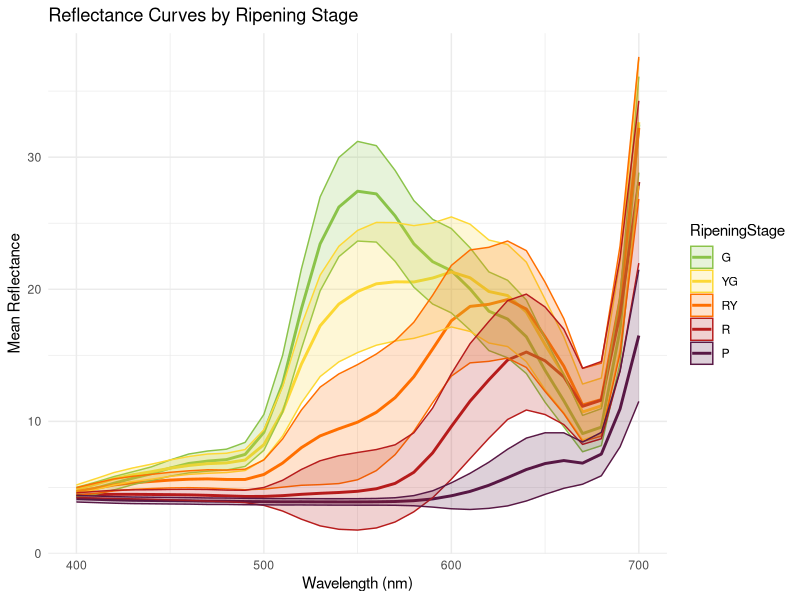
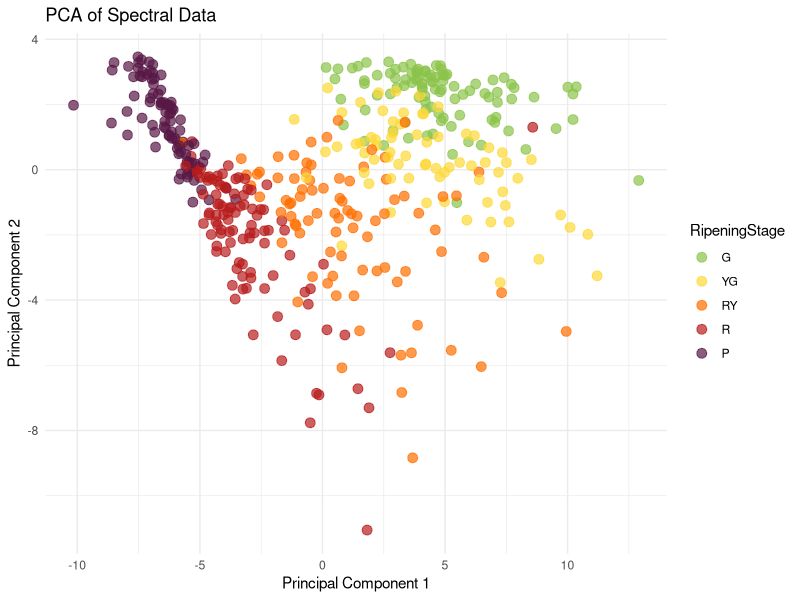
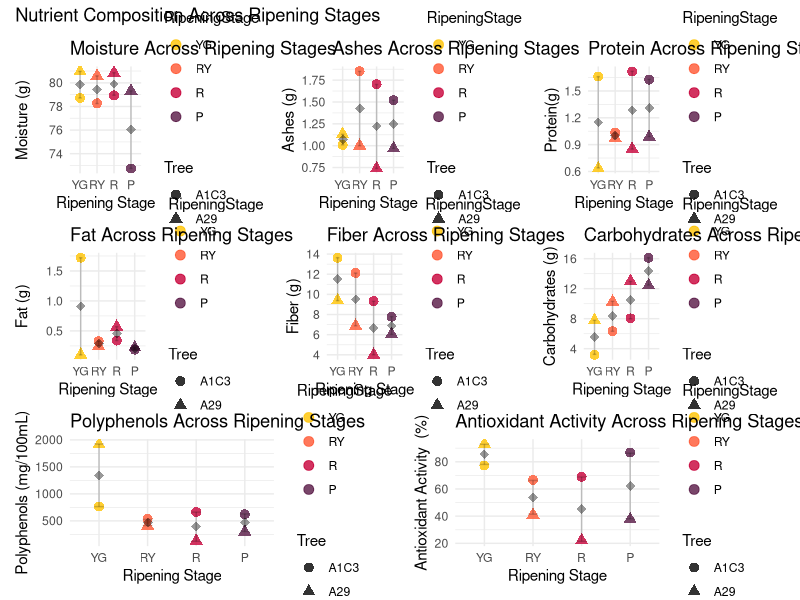
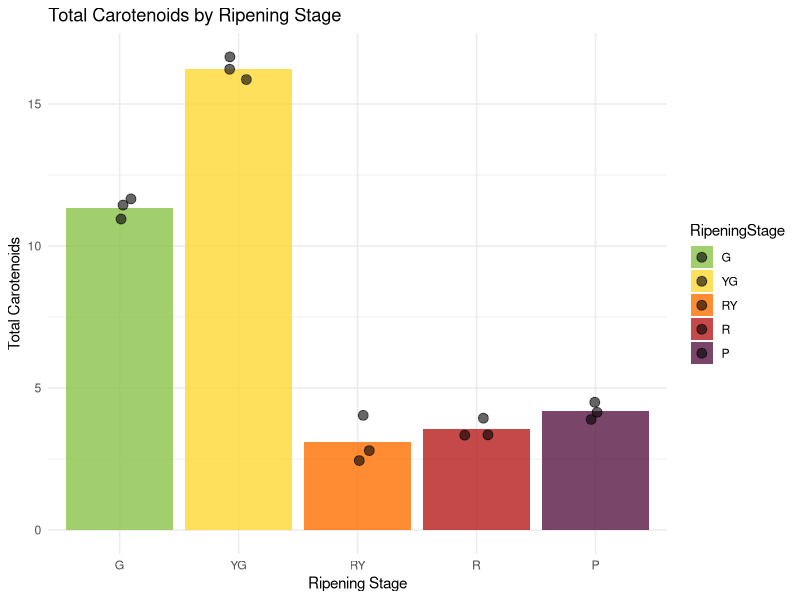
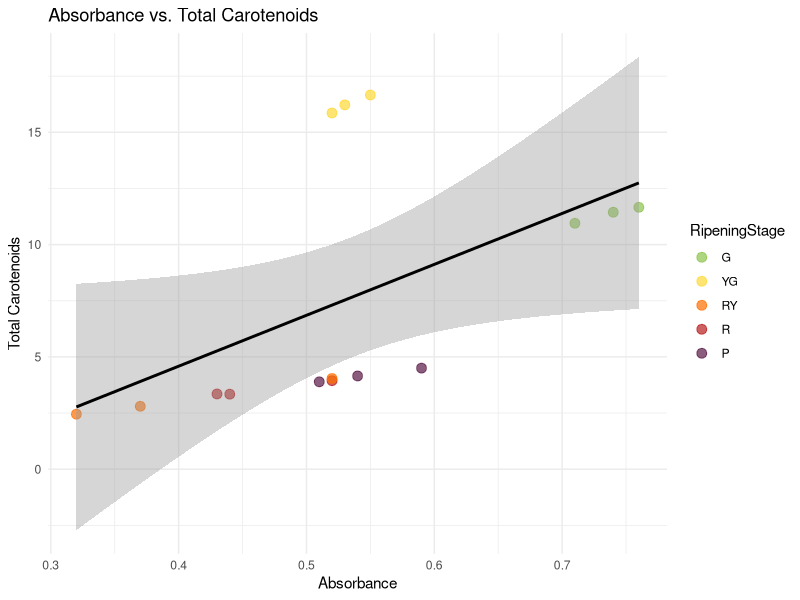
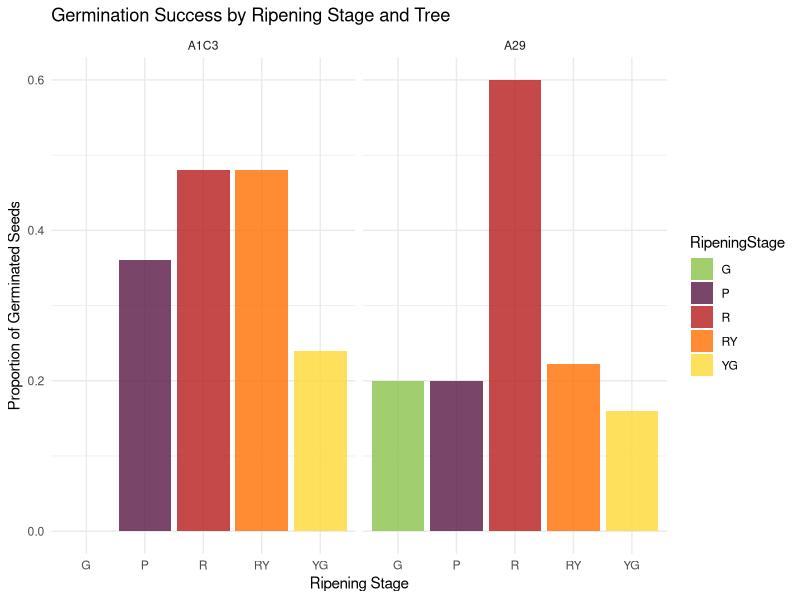
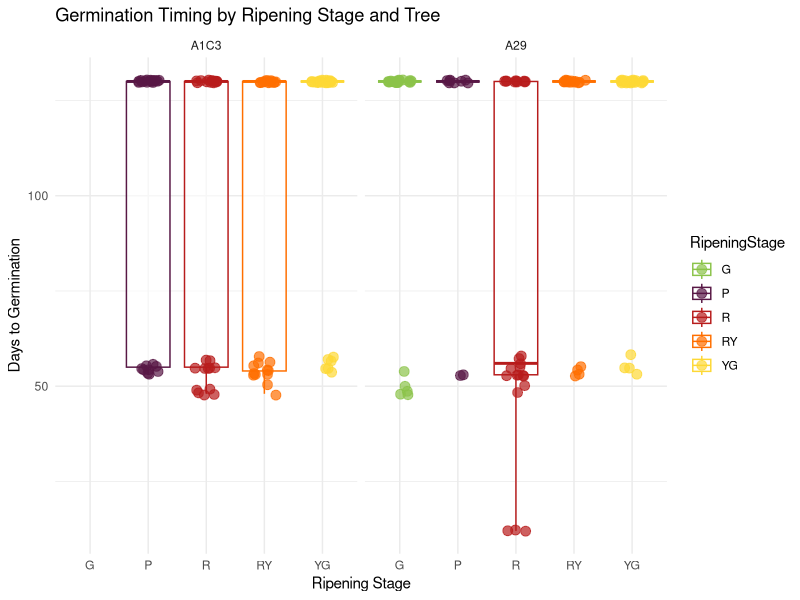
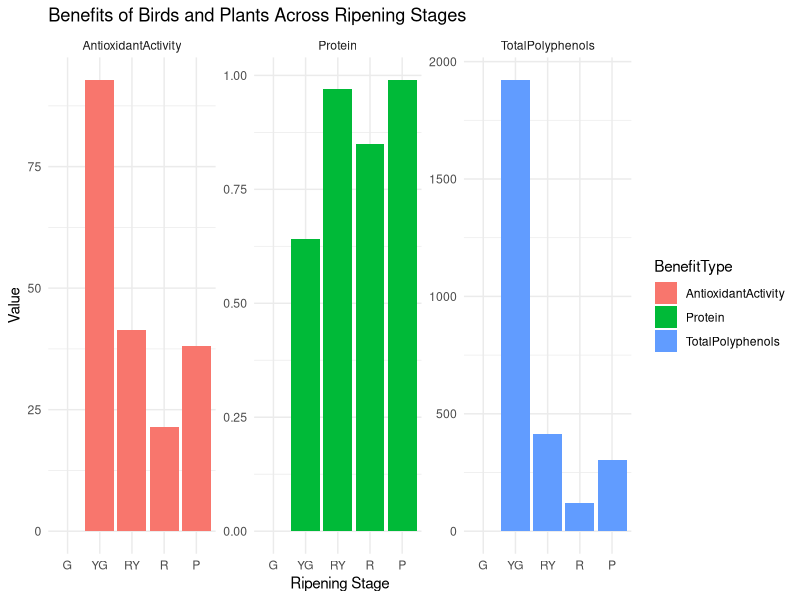

Source code (R) for these figures, in order:
############ Capulines #################
###########  22 may del 2025 ########## 
#### Author: Verónica Rincón Rubio ####
############# Capulinero ##############


setwd("//Users/veronicari/Documentos/GitHub/Capulines")


# COLORS
#8bc34a, #fdd835, #ff6f00, #b71c1c, #581845



#Step 1: Data Preparation

fruit_data <- read.csv("ColorsInTrees.csv", header = T)
str(fruit_data)
library(tidyverse)

# Check unique values in the wavelength column
unique(fruit_data %>%
         pivot_longer(
           cols = starts_with("X"),
           names_to = "wavelength",
           names_prefix = "X",
           values_to = "reflectance"
         ) %>%
         pull(wavelength))

# Proper pivot_longer transformation
spectral_data <- fruit_data %>%
  pivot_longer(
    cols = starts_with("X"),    # Select columns X400nm to X700nm
    names_to = "wavelength",    # Create a column for wavelength
    names_prefix = "X",         # Remove the "X" prefix
    values_to = "reflectance"   # Values for reflectance
  ) %>%
  mutate(wavelength = parse_number(wavelength))  # Convert to numeric safely

# Verify the structure of the transformed data
str(spectral_data)

# Check for NAs in the wavelength column
sum(is.na(spectral_data$wavelength))

# Check the transformed data
glimpse(spectral_data)

##Step 2: Summary Statistics
# Summarize mean and standard deviation of reflectance by ColorCategory and wavelength
reflectance_summary <- spectral_data %>%
  group_by(RipeningStage, wavelength) %>%
  summarize(
    mean_reflectance = mean(reflectance, na.rm = TRUE),
    sd_reflectance = sd(reflectance, na.rm = TRUE),
    .groups = "drop"
  )

# View summary
head(reflectance_summary)


###Step 3: Visualization
##3.1 Line Plot for Reflectance Curves
# Reorder ColorCategory levels
reflectance_summary$RipeningStage <- factor(reflectance_summary$RipeningStage, 
                                            levels = c("G", "YG", "RY", "R", "P"))

# Define custom colors
custom_colors <- c("G" = "#8bc34a", 
                   "YG" = "#fdd835", 
                   "RY" = "#ff6f00", 
                   "R" = "#b71c1c", 
                   "P" = "#581845")

# Line plot with ribbons
ggplot(reflectance_summary, aes(x = wavelength, y = mean_reflectance, color = RipeningStage)) +
  geom_line(size = 1) +
  geom_ribbon(aes(ymin = mean_reflectance - sd_reflectance,
                  ymax = mean_reflectance + sd_reflectance,
                  fill = RipeningStage), alpha = 0.2) +
  # Apply custom colors
  scale_color_manual(values = custom_colors) +
  scale_fill_manual(values = custom_colors) +
  # Add labels and theme
  labs(
    title = "Reflectance Curves by Ripening Stage",
    x = "Wavelength (nm)",
    y = "Mean Reflectance"
  ) +
  theme_minimal()



###Step 4: PCA for Spectral Data
# Extract spectral columns for PCA
spectral_matrix <- fruit_data %>%
  select(starts_with("X")) %>%
  as.matrix()

# Perform PCA
pca_result <- prcomp(spectral_matrix, center = TRUE, scale. = TRUE)

# Print PCA summary
summary(pca_result)

# Add PCA scores back to the dataset
pca_scores <- as_tibble(pca_result$x) %>%
  bind_cols(fruit_data %>% select(RipeningStage))

# Visualize PCA
# Reorder ColorCategory levels
pca_scores$RipeningStage  <- factor(pca_scores$RipeningStage, 
                                    levels = c("G", "YG", "RY", "R", "P"))

# Define custom colors
custom_colors <- c("G" = "#8bc34a", 
                   "YG" = "#fdd835", 
                   "RY" = "#ff6f00", 
                   "R" = "#b71c1c", 
                   "P" = "#581845")

# PCA plot
ggplot(pca_scores, aes(x = PC1, y = PC2, color = RipeningStage)) +
  geom_point(size = 3, alpha = 0.7) +
  scale_color_manual(values = custom_colors) +  # Use custom colors
  labs(
    title = "PCA of Spectral Data",
    x = "Principal Component 1",
    y = "Principal Component 2"
  ) +
  theme_minimal()

# View PCA loadings
loadings <- pca_result$rotation
print(loadings)

###Step 5: Statistical Testing
# Load mgcv package
library(mgcv)

# Fit a GAM model
gam_model1 <- gam(reflectance ~ s(wavelength, bs = "cs") + RipeningStage, data = spectral_data)
gam_model2 <- gam(reflectance ~ s(wavelength, bs = "cs") + Stage, data = spectral_data)


# Summary of the model
summary(gam_model1)
summary(gam_model2)


#################################################
################### NUTRIENTS ###################
#################################################

setwd("//Users/veronicari/Documentos/GitHub/Capulines")

# Load required libraries
library(emmeans) # For post-hoc comparisons
library(ggplot2) # For visualizations
library(patchwork)


# Ensure ColorCategory is a factor
nutrient_data <- read.csv("Nutrients.csv", header = T)
nutrient_data 

nutrient_data$RipeningStage <- as.factor(nutrient_data$RipeningStage)
nutrient_data$Site <- as.factor(nutrient_data$Site)
nutrient_data$Tree <- as.factor(nutrient_data$Tree)
nutrient_data$Carbohydrates <- as.numeric(nutrient_data$Carbohydrates)

str(nutrient_data)

#### Summary

# Run ANOVA for each variable separately
summary(aov(Moisture ~ RipeningStage + Tree, data = nutrient_data))
summary(aov(Ashes ~ RipeningStage + Tree, data = nutrient_data))
summary(aov(Protein ~ RipeningStage + Tree, data = nutrient_data))
summary(aov(Fat ~ RipeningStage + Tree, data = nutrient_data))
summary(aov(Fiber ~ RipeningStage + Tree, data = nutrient_data))
summary(aov(Carbohydrates ~ RipeningStage + Tree, data = nutrient_data))
summary(aov(TotalPolyphenols ~ RipeningStage + Tree, data = nutrient_data))
summary(aov(PolyphenolConcentration ~ RipeningStage + Tree, data = nutrient_data))
summary(aov(AntioxidantActivity ~ RipeningStage + Tree, data = nutrient_data))


TukeyHSD(aov(Moisture ~ RipeningStage + Tree, data = nutrient_data))
TukeyHSD(aov(Protein ~ RipeningStage + Tree, data = nutrient_data))
TukeyHSD(aov(Fiber ~ RipeningStage + Tree, data = nutrient_data))
TukeyHSD(aov(TotalPolyphenols ~ RipeningStage + Tree, data = nutrient_data))

# Run ANOVA for each variable without trees
summary(aov(Moisture ~ RipeningStage, data = nutrient_data))
summary(aov(Ashes ~ RipeningStage, data = nutrient_data))
summary(aov(Protein ~ RipeningStage, data = nutrient_data))
summary(aov(Fat ~ RipeningStage, data = nutrient_data))
summary(aov(Fiber ~ RipeningStage, data = nutrient_data))
summary(aov(Carbohydrates ~ RipeningStage, data = nutrient_data))
summary(aov(TotalPolyphenols ~ RipeningStage, data = nutrient_data))
summary(aov(PolyphenolConcentration ~ RipeningStage, data = nutrient_data))
summary(aov(AntioxidantActivity ~ RipeningStage, data = nutrient_data))



##Perform ANOVA for Each Nutrient
####extended

# ANOVA for Moisture
moisture_model <- aov(Moisture ~ RipeningStage  + Tree, data = nutrient_data)
summary(moisture_model)

# Simplify the model by removing the interaction term
moisture_model_simple <- lm(Moisture ~ RipeningStage  + Tree, data = nutrient_data)
summary(moisture_model_simple)
anova(moisture_model_simple)

# Boxplot for Moisture
# Reorder the levels of the Color factor
nutrient_data$RipeningStage  <- factor(nutrient_data$RipeningStage , levels = c("YG", "RY", "R", "P"))

# Define custom colors for the categories
custom_colors <- c("YG" = "#FFC300", "RY" = "#FF5733", "R" = "#C70039", "P" = "#581845")

# Calculate summary statistics (mean and standard error)
moisture_summary <- nutrient_data %>%
  group_by(RipeningStage ) %>%
  summarize(
    mean_moisture = mean(Moisture, na.rm = TRUE),
    se_moisture = sd(Moisture, na.rm = TRUE) / sqrt(n()),  # Standard error of the mean
    .groups = "drop"
  )

# Create the refined plot
plot_moisture<-ggplot(nutrient_data, aes(x = RipeningStage , y = Moisture, color = RipeningStage , shape = Tree)) +
  # Individual data points with jitter
  geom_jitter(width = 0, size = 3, alpha = 0.8) +
  
  # Mean markers
  geom_point(data = moisture_summary, aes(x = RipeningStage , y = mean_moisture), 
             shape = 18, size = 3, color = "black", alpha = 0.4, inherit.aes = FALSE) +
  
  # Error bars for standard error
  geom_errorbar(data = moisture_summary, aes(x = RipeningStage , 
                                             ymin = mean_moisture - se_moisture, 
                                             ymax = mean_moisture + se_moisture), 
                width = 0.2, color = "black", alpha = 0.2, size = 0.5, inherit.aes = FALSE) +
  
  # Custom colors
  scale_color_manual(values = custom_colors) +
  
  # Labels and theme
  labs(title = "Moisture Across Ripening Stages",
       x = "Ripening Stage",
       y = "Moisture (g)"
  ) +
  theme_minimal()


# ANOVA for Ashes
ashes_model <- aov(Ashes ~ RipeningStage  + Tree, data = nutrient_data)
summary(ashes_model)

# Simplify the model by removing the interaction term
ashes_model_simple <- lm(Ashes ~ RipeningStage  + Tree, data = nutrient_data)
summary(ashes_model_simple)
anova(ashes_model_simple)

# Boxplot

# Calculate summary statistics (mean and standard error)
Ashes_summary <- nutrient_data %>%
  group_by(RipeningStage ) %>%
  summarize(
    mean_Ashes = mean(Ashes, na.rm = TRUE),
    se_Ashes = sd(Ashes, na.rm = TRUE) / sqrt(n()),  # Standard error of the mean
    .groups = "drop"
  )

# Create the refined plot
plot_ashes<-ggplot(nutrient_data, aes(x = RipeningStage , y = Ashes, color = RipeningStage , shape = Tree)) +
  # Individual data points with jitter
  geom_jitter(width = 0, size = 3, alpha = 0.8) +
  
  # Mean markers
  geom_point(data = Ashes_summary, aes(x = RipeningStage , y = mean_Ashes), 
             shape = 18, size = 3, color = "black", alpha = 0.4, inherit.aes = FALSE) +
  
  # Error bars for standard error
  geom_errorbar(data = Ashes_summary, aes(x = RipeningStage , 
                                          ymin = mean_Ashes - se_Ashes, 
                                          ymax = mean_Ashes + se_Ashes), 
                width = 0.2, color = "black", alpha = 0.2, size = 0.5, inherit.aes = FALSE) +
  
  # Custom colors
  scale_color_manual(values = custom_colors) +
  
  # Labels and theme
  labs(
    title = "Ashes Across Ripening Stages",
    x = "Ripening Stage",
    y = "Ashes (g)"
  ) +
  theme_minimal()


# ANOVA for Protein
protein_model <- aov(Protein ~ RipeningStage  + Tree, data = nutrient_data)
summary(protein_model)

# Simplify the model by removing the interaction term
protein_model_simple <- lm(Protein ~ RipeningStage  + Tree, data = nutrient_data)
summary(protein_model_simple)
anova(protein_model_simple)


# Boxplot
# Calculate summary statistics (mean and standard error)
Protein_summary <- nutrient_data %>%
  group_by(RipeningStage ) %>%
  summarize(
    mean_Protein = mean(Protein, na.rm = TRUE),
    se_Protein = sd(Protein, na.rm = TRUE) / sqrt(n()),  # Standard error of the mean
    .groups = "drop"
  )

# Create the refined plot
plot_protein<-ggplot(nutrient_data, aes(x = RipeningStage , y = Protein, color = RipeningStage , shape = Tree)) +
  # Individual data points with jitter
  geom_jitter(width = 0, size = 3, alpha = 0.8) +
  
  # Mean markers
  geom_point(data = Protein_summary, aes(x = RipeningStage , y = mean_Protein), 
             shape = 18, size = 3, color = "black", alpha = 0.4, inherit.aes = FALSE) +
  
  # Error bars for standard error
  geom_errorbar(data = Protein_summary, aes(x = RipeningStage , 
                                            ymin = mean_Protein - se_Protein, 
                                            ymax = mean_Protein + se_Protein), 
                width = 0.2, color = "black", alpha = 0.2, size = 0.5, inherit.aes = FALSE) +
  
  # Custom colors
  scale_color_manual(values = custom_colors) +
  
  # Labels and theme
  labs(
    title = "Protein Across Ripening Stages",
    x = "Ripening Stage",
    y = "Protein(g)"
  ) +
  theme_minimal()



# ANOVA for Fat
fat_model <- aov(Fat ~ RipeningStage  + Tree, data = nutrient_data)
summary(fat_model)

# Simplify the model by removing the interaction term
fat_model_simple <- lm(Fat ~ RipeningStage  + Tree, data = nutrient_data)
summary(fat_model_simple)
anova(fat_model_simple)


# Boxplot
# Calculate summary statistics (mean and standard error)
fat_summary <- nutrient_data %>%
  group_by(RipeningStage ) %>%
  summarize(
    mean_fat = mean(Fat, na.rm = TRUE),
    se_fat = sd(Fat, na.rm = TRUE) / sqrt(n()),  # Standard error of the mean
    .groups = "drop"
  )

# Create the refined plot
plot_fat<-ggplot(nutrient_data, aes(x = RipeningStage , y = Fat, color = RipeningStage , shape = Tree)) +
  # Individual data points with jitter
  geom_jitter(width = 0, size = 3, alpha = 0.8) +
  
  # Mean markers
  geom_point(data = fat_summary, aes(x = RipeningStage , y = mean_fat), 
             shape = 18, size = 3, color = "black", alpha = 0.4, inherit.aes = FALSE) +
  
  # Error bars for standard error
  geom_errorbar(data = fat_summary, aes(x = RipeningStage , 
                                        ymin = mean_fat - se_fat, 
                                        ymax = mean_fat + se_fat), 
                width = 0.2, color = "black", alpha = 0.2, size = 0.5, inherit.aes = FALSE) +
  
  # Custom colors
  scale_color_manual(values = custom_colors) +
  
  # Labels and theme
  labs(
    title = "Fat Across Ripening Stages",
    x = "Ripening Stage",
    y = "Fat (g)"
  ) +
  theme_minimal()


# ANOVA for Fiber
fiber_model <- aov(Fiber ~ RipeningStage  + Tree, data = nutrient_data)
summary(fiber_model)

# Simplify the model by removing the interaction term
fiber_model_simple <- lm(Fiber ~ RipeningStage  + Tree, data = nutrient_data)
summary(fiber_model_simple)
anova(fiber_model_simple)


# Boxplot

# Calculate summary statistics (mean and standard error)
fiber_summary <- nutrient_data %>%
  group_by(RipeningStage ) %>%
  summarize(
    mean_fiber = mean(Fiber, na.rm = TRUE),
    se_fiber = sd(Fiber, na.rm = TRUE) / sqrt(n()),  # Standard error of the mean
    .groups = "drop"
  )

# Create the refined plot
plot_fiber<-ggplot(nutrient_data, aes(x = RipeningStage , y = Fiber, color = RipeningStage , shape = Tree)) +
  # Individual data points with jitter
  geom_jitter(width = 0, size = 3, alpha = 0.8) +
  
  # Mean markers
  geom_point(data = fiber_summary, aes(x = RipeningStage , y = mean_fiber), 
             shape = 18, size = 3, color = "black", alpha = 0.4, inherit.aes = FALSE) +
  
  # Error bars for standard error
  geom_errorbar(data = fiber_summary, aes(x = RipeningStage , 
                                          ymin = mean_fiber - se_fiber, 
                                          ymax = mean_fiber + se_fiber), 
                width = 0.2, color = "black", alpha = 0.2, size = 0.5, inherit.aes = FALSE) +
  
  # Custom colors
  scale_color_manual(values = custom_colors) +
  
  # Labels and theme
  labs(
    title = "Fiber Across Ripening Stages",
    x = "Ripening Stage",
    y = "Fiber (g)"
  ) +
  theme_minimal()


# ANOVA for Carbohydrates
carb_model <- aov(Carbohydrates ~ RipeningStage  + Tree, data = nutrient_data)
summary(carb_model)

# Simplify the model by removing the interaction term
carb_model_simple <- lm(Carbohydrates ~ RipeningStage  + Tree, data = nutrient_data)
summary(carb_model_simple)
anova(carb_model_simple)


# Boxplot 
# Calculate summary statistics (mean and standard error)
carb_summary <- nutrient_data %>%
  group_by(RipeningStage ) %>%
  summarize(
    mean_carb = mean(Carbohydrates, na.rm = TRUE),
    se_carb = sd(Carbohydrates, na.rm = TRUE) / sqrt(n()),  # Standard error of the mean
    .groups = "drop"
  )

# Create the refined plot
plot_carb<-ggplot(nutrient_data, aes(x = RipeningStage , y = Carbohydrates, color = RipeningStage , shape = Tree)) +
  # Individual data points with jitter
  geom_jitter(width = 0, size = 3, alpha = 0.8) +
  
  # Mean markers
  geom_point(data = carb_summary, aes(x = RipeningStage , y = mean_carb), 
             shape = 18, size = 3, color = "black", alpha = 0.4, inherit.aes = FALSE) +
  
  # Error bars for standard error
  geom_errorbar(data = carb_summary, aes(x = RipeningStage , 
                                         ymin = mean_carb - se_carb, 
                                         ymax = mean_carb + se_carb), 
                width = 0.2, color = "black", alpha = 0.2, size = 0.5, inherit.aes = FALSE) +
  
  # Custom colors
  scale_color_manual(values = custom_colors) +
  
  # Labels and theme
  labs(
    title = "Carbohydrates Across Ripening Stages",
    x = "Ripening Stage",
    y = "Carbohydrates (g)"
  ) +
  theme_minimal()



# ANOVA for Polyphenols
polyphenols_model <- aov(TotalPolyphenols ~ RipeningStage  + Tree, data = nutrient_data)
summary(polyphenols_model)

# Simplify the model by removing the interaction term
poly_model_simple <- lm(TotalPolyphenols ~ RipeningStage  + Tree, data = nutrient_data)
summary(poly_model_simple)
anova(poly_model_simple)


# Boxplot
# Calculate summary statistics (mean and standard error)
polyphenols_summary <- nutrient_data %>%
  group_by(RipeningStage ) %>%
  summarize(
    mean_polyphenols = mean(TotalPolyphenols, na.rm = TRUE),
    se_polyphenols = sd(TotalPolyphenols, na.rm = TRUE) / sqrt(n()),  # Standard error of the mean
    .groups = "drop"
  )

# Create the refined plot
plot_poly<-ggplot(nutrient_data, aes(x = RipeningStage , y = TotalPolyphenols, color = RipeningStage , shape = Tree)) +
  # Individual data points with jitter
  geom_jitter(width = 0, size = 3, alpha = 0.8) +
  
  # Mean markers
  geom_point(data = polyphenols_summary, aes(x = RipeningStage , y = mean_polyphenols), 
             shape = 18, size = 3, color = "black", alpha = 0.4, inherit.aes = FALSE) +
  
  # Error bars for standard error
  geom_errorbar(data = polyphenols_summary, aes(x = RipeningStage , 
                                                ymin = mean_polyphenols - se_polyphenols, 
                                                ymax = mean_polyphenols + se_polyphenols), 
                width = 0.2, color = "black", alpha = 0.2, size = 0.5, inherit.aes = FALSE) +
  
  # Custom colors
  scale_color_manual(values = custom_colors) +
  
  # Labels and theme
  labs(
    title = "Polyphenols Across Ripening Stages",
    x = "Ripening Stage",
    y = "Polyphenols (mg/100mL)"
  ) +
  theme_minimal()




# ANOVA for Antioxidant Activity
antioxidant_model <- aov(AntioxidantActivity ~ RipeningStage + Tree, data = nutrient_data)
summary(antioxidant_model)

# Simplify the model by removing the interaction term
anti_model_simple <- lm(AntioxidantActivity ~ RipeningStage  + Tree, data = nutrient_data)
summary(anti_model_simple)
anova(anti_model_simple)

# Boxplot

# Calculate summary statistics (mean and standard error)
antioxidant_summary <- nutrient_data %>%
  group_by(RipeningStage ) %>%
  summarize(
    mean_antioxidant = mean(AntioxidantActivity, na.rm = TRUE),
    se_antioxidant = sd(AntioxidantActivity, na.rm = TRUE) / sqrt(n()),  # Standard error of the mean
    .groups = "drop"
  )

# Create the refined plot
plot_antioxidant<-ggplot(nutrient_data, aes(x = RipeningStage , y = AntioxidantActivity, color = RipeningStage , shape = Tree)) +
  # Individual data points with jitter
  geom_jitter(width = 0, size = 3, alpha = 0.8) +
  
  # Mean markers
  geom_point(data = antioxidant_summary, aes(x = RipeningStage , y = mean_antioxidant), 
             shape = 18, size = 3, color = "black", alpha = 0.4, inherit.aes = FALSE) +
  
  # Error bars for standard error
  geom_errorbar(data = antioxidant_summary, aes(x = RipeningStage , 
                                                ymin = mean_antioxidant - se_antioxidant, 
                                                ymax = mean_antioxidant + se_antioxidant), 
                width = 0.2, color = "black", alpha = 0.2, size = 0.5, inherit.aes = FALSE) +
  
  # Custom colors
  scale_color_manual(values = custom_colors) +
  
  # Labels and theme
  labs(
    title = "Antioxidant Activity Across Ripening Stages",
    x = "Ripening Stage",
    y = "Antioxidant Activity  (%)"
  ) +
  theme_minimal()


(plot_moisture | plot_ashes | plot_protein) / 
  (plot_fat | plot_fiber | plot_carb) / (plot_poly | plot_antioxidant) + 
  plot_annotation(title = "Nutrient Composition Across Ripening Stages")



# Load emmeans package
library(emmeans)

# Post-hoc comparisons for Moisture
tukey_moisture <- TukeyHSD(moisture_model)
print(tukey_moisture)
TukeyHSD(moisture_model, "RipeningStage")
TukeyHSD(moisture_model, "Tree")

# Post-hoc comparisons for Protein
tukey_protein <- TukeyHSD(protein_model)
print(tukey_protein)
TukeyHSD(protein_model, "RipeningStage")
TukeyHSD(protein_model, "Tree")

# Post-hoc comparisons for Protein
tukey_fiber <- TukeyHSD(fiber_model)
print(tukey_fiber)
TukeyHSD(fiber_model, "RipeningStage")
TukeyHSD(fiber_model, "Tree")



####Just carotenoides

carotenoid_data<-read.csv("Carotenoids.csv", header = T)
str(carotenoid_data)
summary(carotenoid_data)

library(dplyr)

# Summary by Color
carotenoid_summary <- carotenoid_data %>%
  group_by(RipeningStage ) %>%
  summarize(
    mean_carotenoids = mean(TotalCarotenoids, na.rm = TRUE),
    sd_carotenoids = sd(TotalCarotenoids, na.rm = TRUE),
    mean_absorbance = mean(Absorbance, na.rm = TRUE),
    sd_absorbance = sd(Absorbance, na.rm = TRUE)
  )

print(carotenoid_summary)

carotenoid_model <- aov(TotalCarotenoids ~ RipeningStage , data = carotenoid_data)
summary(carotenoid_model)
TukeyHSD(carotenoid_model)

absorbance_model <- lm(TotalCarotenoids ~ Absorbance, data = carotenoid_data)
summary(absorbance_model)


# Reorder Color levels
carotenoid_data$RipeningStage  <- factor(carotenoid_data$RipeningStage , 
                                         levels = c("G", "YG", "RY", "R", "P"))

ggplot(carotenoid_data, aes(x = RipeningStage , y = TotalCarotenoids, fill = RipeningStage )) +
  geom_bar(stat = "summary", fun = "mean", alpha = 0.8) +
  geom_jitter(width = 0.1, size = 3, alpha = 0.6) +
  scale_fill_manual(values = c("G" = "#8bc34a", "YG" = "#fdd835", 
                               "RY" = "#ff6f00", "R" = "#b71c1c", 
                               "P" = "#581845")) +
  labs(title = "Total Carotenoids by Ripening Stage", x = "Ripening Stage", y = "Total Carotenoids") +
  theme_minimal()


ggplot(carotenoid_data, aes(x = Absorbance, y = TotalCarotenoids, color = RipeningStage )) +
  geom_point(size = 3, alpha = 0.7) +
  geom_smooth(method = "lm", se = TRUE, color = "black") +
  scale_color_manual(values = c("G" = "#8bc34a", "YG" = "#fdd835", 
                                "RY" = "#ff6f00", "R" = "#b71c1c", 
                                "P" = "#581845")) +
  labs(title = "Absorbance vs. Total Carotenoids", x = "Absorbance", y = "Total Carotenoids") +
  theme_minimal()





###Germination 
germination_data<-read.csv("Germination.csv", header = T)
# Load required libraries
library(dplyr)
library(ggplot2)

(germination_data)


# Aggregate data: count total seeds and germinated seeds per ripening stage
germination_summary <- germination_data %>%
  group_by(RipeningStage) %>%  # Group by ripening stage
  summarise(
    total_seeds = n(),  # Total seeds per ripening stage
    germinated_seeds = sum(Germination, na.rm = TRUE)  # Count germinated seeds
  )

# View the transformed data
print(germination_summary)


# Fit a binomial GLM
germination_model <- glm(
  cbind(germinated_seeds, total_seeds - germinated_seeds) ~ RipeningStage, 
  data = germination_summary, 
  family = binomial
)

# View the model results
summary(germination_model)


###WITH TREES
# Load required libraries
library(dplyr)
library(ggplot2)

# Aggregate data: count total seeds and germinated seeds per ripening stage and tree
germination_summary <- germination_data %>%
  group_by(RipeningStage, Tree) %>%  # Group by both ripening stage and tree
  summarise(
    total_seeds = n(),  # Total seeds per ripening stage and tree
    germinated_seeds = sum(Germination, na.rm = TRUE),  # Count germinated seeds
    .groups = "drop"
  )

# View the transformed data
print(germination_summary)

# Fit a binomial GLM accounting for Tree
germination_model <- glm(
  cbind(germinated_seeds, total_seeds - germinated_seeds) ~ RipeningStage + Tree, 
  data = germination_summary, 
  family = binomial
)

# View the model results
summary(germination_model)


########################
## GERMINATION TIME
########################

# Load necessary library
library(survival)
germination_data<-read.csv("Germination.csv", header = T)

# Define the observation period (Censoring at 130 days)
censoring_time <- 130
germination_data$GerminationTimeDays[is.na(germination_data$GerminationTimeDays)] <- censoring_time

# Create a survival object
surv_object <- Surv(time = germination_data$GerminationTimeDays, 
                    event = germination_data$Germination == 1)  # 1 = Germinated, 0 = Censored

# Fit Cox model with Tree as a frailty term (random effect)
cox_model <- coxph(surv_object ~ RipeningStage + frailty(Tree), data = germination_data)

# Display model summary
summary(cox_model)

# Ensure RipeningStage is a factor with the desired order
germination_summary$RipeningStage <- factor(germination_summary$RipeningStage, 
                                            levels = c("G", "YG", "RY", "R", "P"))

# Create the bar plot
# ANOVA for germination timing
# Summarize data for germination success
germination_summary <- germination_data %>%
  group_by(RipeningStage, Tree) %>%
  summarize(
    germination_rate = mean(Germination, na.rm = TRUE),
    median_germination_time = median(GerminationTimeDays, na.rm = TRUE),
    .groups = "drop"
  )

print(germination_summary)

timing_model <- aov(GerminationTimeDays ~ RipeningStage * Tree, data = germination_data)

# Summary of the model
summary(timing_model)

# Post-hoc test
TukeyHSD(timing_model)
ggplot(germination_summary, aes(x = RipeningStage, y = germination_rate, fill = RipeningStage)) +
  geom_bar(stat = "identity", alpha = 0.8) +
  facet_wrap(~ Tree) +
  scale_fill_manual(values = c("G" = "#8bc34a", "YG" = "#fdd835", 
                               "RY" = "#ff6f00", "R" = "#b71c1c", 
                               "P" = "#581845")) +
  labs(title = "Germination Success by Ripening Stage and Tree", 
       x = "Ripening Stage", y = "Proportion of Germinated Seeds") +
  theme_minimal()
View(germination_summary)

ggplot(germination_data, aes(x = RipeningStage, y = GerminationTimeDays, color = RipeningStage)) +
  geom_boxplot(alpha = 0.6, outlier.shape = NA) +
  geom_jitter(width = 0.2, size = 3, alpha = 0.7) +
  facet_wrap(~ Tree) +
  scale_color_manual(values = c("G" = "#8bc34a", "YG" = "#fdd835", 
                                "RY" = "#ff6f00", "R" = "#b71c1c", 
                                "P" = "#581845")) +
  labs(title = "Germination Timing by Ripening Stage and Tree", 
       x = "Ripening Stage", y = "Days to Germination") +
  theme_minimal()




######################
###### TREE 29 ######
######################

data<-read.csv("tree_a29_full_data.csv", header = T)
# Load necessary libraries
library(ggplot2)
library(dplyr)

# Example: Cleaning the dataset
data_clean <- data %>%
  mutate(RipeningStage = factor(RipeningStage, levels = c("G", "YG", "RY", "R", "P")))

# Melting data for easier plotting of nutrients and antioxidants
library(tidyr)
data_long <- data_clean %>%
  pivot_longer(cols = c(Protein, TotalPolyphenols, AntioxidantActivity),
               names_to = "BenefitType",
               values_to = "Value")

# Plot
ggplot(data_long, aes(x = RipeningStage, y = Value, fill = BenefitType)) +
  geom_bar(stat = "identity", position = "dodge") +
  facet_wrap(~BenefitType, scales = "free_y") +
  labs(title = "Benefits of Birds and Plants Across Ripening Stages",
       x = "Ripening Stage", y = "Value") +
  theme_minimal()



# Load libraries
library(ggplot2)
library(dplyr)
library(tidyr)

# Example dataset (replace `data` with your actual dataset)
data_clean <- data %>%
  mutate(RipeningStage = factor(RipeningStage, levels = c("G", "YG", "RY", "R", "P")))

# Pivot data for nutrients into long format
data_long <- data_clean %>%
  pivot_longer(cols = c(Protein, Fat, Carbohydrates, Fiber, Ashes),
               names_to = "Nutrient",
               values_to = "Value")

# Plot nutrients with germination overlay
ggplot(data_long, aes(x = RipeningStage, y = Value, fill = Nutrient)) +
  geom_bar(stat = "identity", position = "dodge") +
  geom_line(data = data_clean, aes(x = RipeningStage, y = Germination * 100, group = 1, color = "Germination"), 
            size = 1, inherit.aes = FALSE) +
  geom_point(data = data_clean, aes(x = RipeningStage, y = Germination * 100, color = "Germination"), 
             size = 3, inherit.aes = FALSE) +
  scale_y_continuous(
    name = "Nutrient Value",
    sec.axis = sec_axis(~./100, name = "Germination (%)")
  ) +
  labs(
    title = "Nutrients and Germination Across Ripening Stages",
    x = "Ripening Stage",
    fill = "Nutrient",
    color = "Germination"
  ) +
  theme_minimal() +
  scale_fill_brewer(palette = "Set3") +
  scale_color_manual(values = c("Germination" = "red"))
